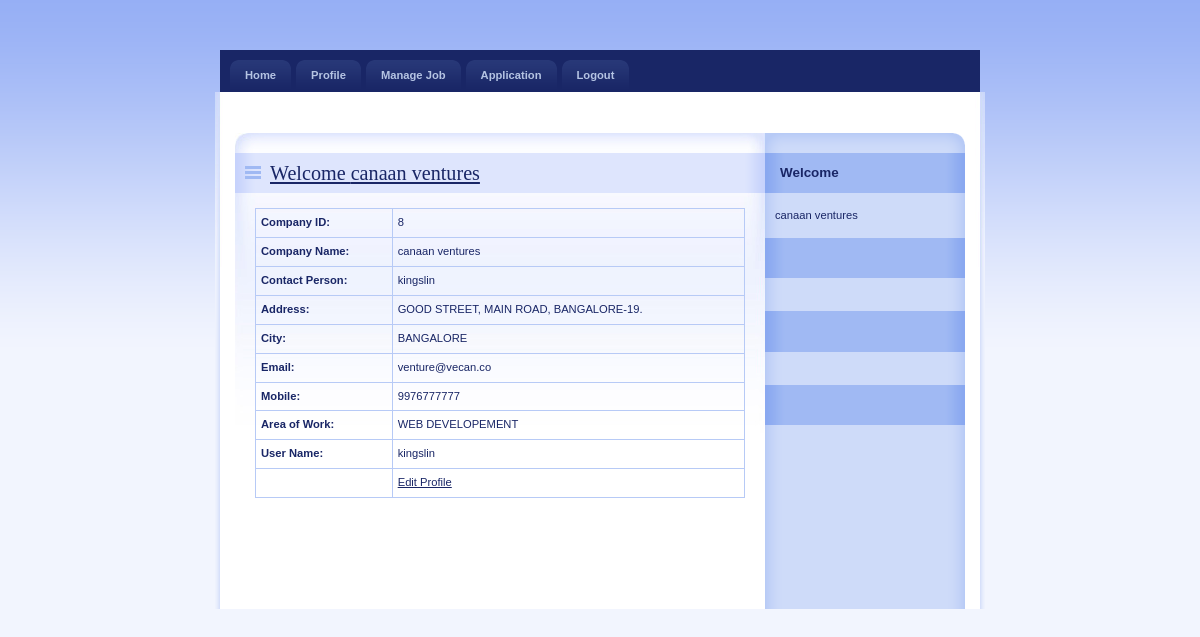
Screenshot of /Employer/Profile.php (signed in) with the database file from the repository.
### tables this page shows
CREATE TABLE `employer_reg` (
  `EmployerId` int(11) NOT NULL,
  `CompanyName` varchar(20) NOT NULL,
  `ContactPerson` varchar(20) NOT NULL,
  `Address` varchar(100) NOT NULL,
  `City` varchar(20) NOT NULL,
  `Email` varchar(40) NOT NULL,
  `Mobile` bigint(20) NOT NULL,
  `Area_Work` varchar(40) NOT NULL,
  `Status` varchar(10) NOT NULL,
  `UserName` varchar(20) NOT NULL,
  `Password` varchar(20) NOT NULL,
  `Question` varchar(100) NOT NULL,
  `Answer` varchar(50) NOT NULL
);

### Employer/Profile.php (the view, shortened to what this page needs)
<!DOCTYPE html PUBLIC "-//W3C//DTD XHTML 1.0 Strict//EN" "http://www.w3.org/TR/xhtml1/DTD/xhtml1-strict.dtd">
<html xmlns="http://www.w3.org/1999/xhtml" xml:lang="cs" lang="cs">
<head>
    <link rel="stylesheet" media="screen,projection" type="text/css" href="./css/main.css" />
    <link rel="stylesheet" media="print" type="text/css" href="./css/print.css" />
    <link rel="stylesheet" media="aural" type="text/css" href="./css/aural.css" />
</head>
<body id="www-url-cz">
<div id="main" class="box">
<?php
include "menu.php"
?>
    <div id="page" class="box">
    <div id="page-in" class="box">
        <div id="strip" class="box noprint">
            <p id="breadcrumbs">&nbsp;</p>
        </div>
        <div id="content">
            <div class="article">
                <h2><span><a href="#">Welcome <?php echo $_SESSION['Name'];?></a></span></h2>
               <?php
$ID=$_SESSION['ID'];
$con = mysql_connect("localhost","root");
$sql = "select * from Employer_Reg where EmployerId ='".$ID."'  ";
$result = mysql_query($sql,$con);
$row = mysql_fetch_array($result)
?>
                <table width="100%" border="1" cellspacing="2" cellpadding="2">
                  <tr>
                    <td><strong>Company ID:</strong></td>
                    <td><?php echo $row['EmployerId'];?></td>
                  </tr>
                  <tr>
                    <td><strong>Company Name:</strong></td>
                    <td><?php echo $row['CompanyName'];?></td>
                  </tr>
                  <tr>
                    <td><strong>Contact Person:</strong></td>
                    <td><?php echo $row['ContactPerson'];?></td>
                  </tr>
                  <tr>
                    <td><strong>Address:</strong></td>
                    <td><?php echo $row['Address'];?></td>
                  </tr>
                  <tr>
                    <td><strong>City:</strong></td>
                    <td><?php echo $row['City'];?></td>
                  </tr>
                  <tr>
                    <td><strong>Email:</strong></td>
                    <td><?php echo $row['Email'];?></td>
                  </tr>
                  <tr>
                    <td><strong>Mobile:</strong></td>
                    <td><?php echo $row['Mobile'];?></td>
                  </tr>
                  <tr>
                    <td><strong>Area of Work:</strong></td>
                    <td><?php echo $row['Area_Work'];?></td>
                  </tr>
                  <tr>
                    <td><strong>User Name:</strong></td>
                    <td><?php echo $row['UserName'];?></td>
                  </tr>
                  <tr>
                    <td>&nbsp;</td>
                    <td><a href="EditProfile.php?EmployerId=<?php echo $row['EmployerId']; ?>">Edit Profile</a></td>
                  </tr>
                </table>
              <p>&nbsp;</p>
                <p class="btn-more box noprint">&nbsp;</p>
          </div>
        </div>
<?php
include "right.php"
?>
    </div>
    </div>
</div>
</body>
</html>

### Employer/css/main.css (style rules this page uses)
* { min-height:1px; }
body { border:0; margin:0; padding:0; background:#F2F5FE url("../design/bg.gif") 0 0 repeat-x; font:70%/160% "verdana",sans-serif; color:#192666; _text-align:center; }
a { color:#192666; }
p { border:0; margin:15px 0; padding:0; }
div { display:block; border:0; margin:0; padding:0; }
h1, h2, h3, h4, h5 { border:0; margin:15px 0 10px 0; padding:0; font-weight:bold; }
h2 { font-size:180%; line-height:100%; font-family:"georgia",serif; font-weight:normal; }
table { display:table; border-collapse:collapse; margin:15px 0; padding:0; border:1px solid #B7CAF6; font-size:100%; }
tr { display:table-row; }
th, td { display: table-cell; border:1px solid #B7CAF6; margin:0; padding:5px; vertical-align:top; text-align:left; }
a, img, span { border:0; margin:0; padding:0; }
strong, .strong { font-weight:bold; }
.box { min-height:1px; _height:1px; }
.box:after { content:"."; display:block; line-height:0px; font-size:0px; visibility:hidden; clear:both; }
#main { width:770px; margin:50px auto 0 auto; _text-align:left; }
#page { width:770px; min-height:1px; background:#FFF url("../design/bg_page.gif") 0 0 repeat-y; _height:1px; }
#page-in { min-height:1px; padding:10px 0; background:url("../design/bg_page_in.jpg") 0 0 no-repeat; _height:1px; }
#strip { position:relative; clear:both; padding:3px 20px 10px 20px; color:#6182D1; }
#strip p { margin:0; }
#strip #breadcrumbs { width:520px; margin:0; padding:0; }
#content { float:left; width:530px; _width:550px; margin:0; padding:0 0 0 20px; }
#content .article { clear:both; margin:0; padding:20px; background:url("../design/content_article_bg.jpg") 0 0 no-repeat; }
#content .article h2 { margin:0 -20px; padding:10px; background:#DEE5FD url("../design/content_title_bg.gif") 0 0 repeat-y; color:#192666; }
#content .article h2 span { background:url("../design/ico_list.gif") 0 50% no-repeat; padding-left:25px; }
#content .article p { text-align:justify; }
#content .btn-more { margin:0 0 15px 0; padding:0; border:0; position:relative; }

### Employer/css/print.css (style rules this page uses)
body { border:0; margin:0; padding:0; font-size:12pt }
a { color:#000; text-decoration:none; }
h1, h2, h3 { page-break-after:avoid; page-break-inside:avoid; }
table { border-collapse: collapse; border-width:1px; border-style:solid; }
th, td { display:table-cell; border-width:1px; border-style:solid; }
.noprint { display:none; }

### Employer/css/aural.css (style rules this page uses)
body { voice-family:paul,male; volume:loud; speech-rate:slow; richness:90; stress:20; }
h1, h2, h3, h4, h5 { cue-before:url("ping.au"); }
p, table { pause:50ms; }
strong { pitch:medium; pitch-range:60; stress:90; richness:90; }

### rows the page displays
employer_reg: EmployerId "8", CompanyName "canaan ventures", ContactPerson "kingslin", Address "GOOD STREET, MAIN ROAD, BANGALORE-19.", City "BANGALORE", Email "venture@vecan.co", Mobile "9976777777", Area_Work "WEB DEVELOPEMENT", UserName "kingslin"

### other values shown
$_SESSION['Name'] "canaan ventures"
